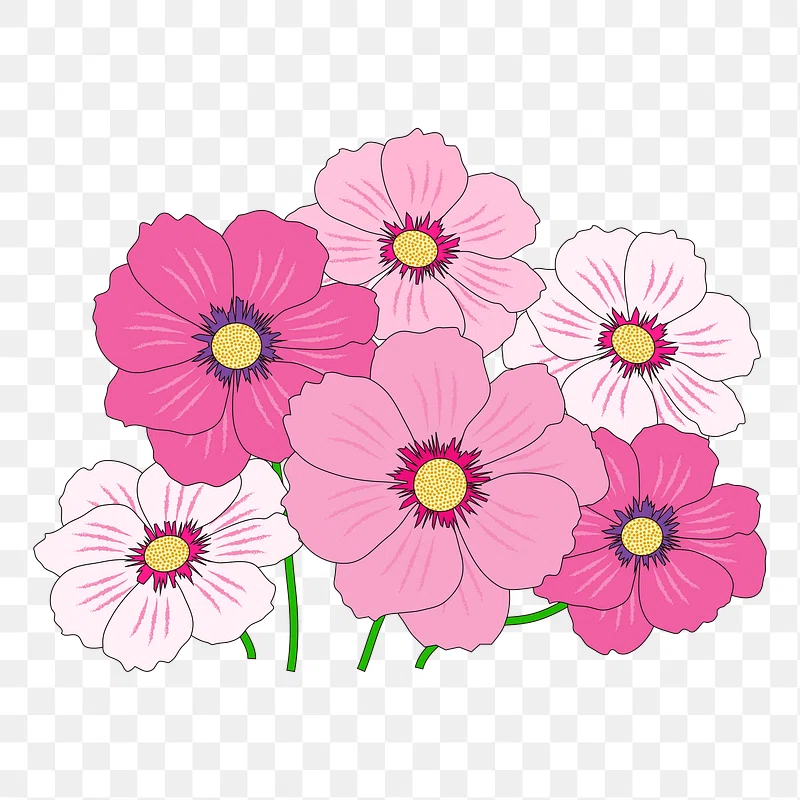
#> input picture 18. Images/customInvitations/flower.png, 800 x 800 px
$ python customInvites.py
#> lines starting #> are read from the running program, lines starting #| are printed output that depends on the picture
#! python3

import os
from PIL import Image, ImageDraw, ImageFont

fo = open('guests.txt')
#> (reads 18. Images/customInvitations/guests.txt from the repository)
guests = fo.read().splitlines()
fo.close()

fonts_folder = '/System/Library/Fonts'
font = ImageFont.truetype(os.path.join(fonts_folder, "NewYorkItalic.ttf"), 30)

for guest in guests:
    im = Image.new('RGBA', (288,360), 'white')
#> im: PIL image 288x360 RGBA; every value is 255
    width, height = im.size
#> width = 288; height = 360
    h_center = int(width/2)
#> h_center = 144
    v_center = int(height/2)
#> v_center = 180

    flowerIm = Image.open('flower.png')
#> flowerIm is the input picture: PIL image 800x800 RGB; mean R, G, B 240.3, 207.6, 221.1
    flowerIm = flowerIm.resize((width,height))
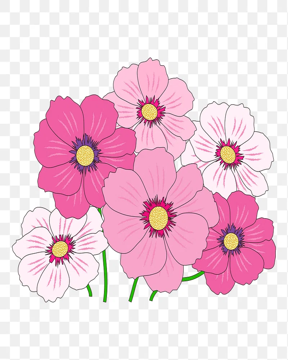
#> flowerIm: PIL image 288x360 RGB; mean R, G, B 240.2, 207.6, 221
    im.paste(flowerIm,(0,0))
    draw = ImageDraw.Draw(im)
    draw.text((h_center, v_center+10), guest, fill="black", anchor="ms", align='center', font=font)


    im.save('place_setting_for_%s.png' % guest)
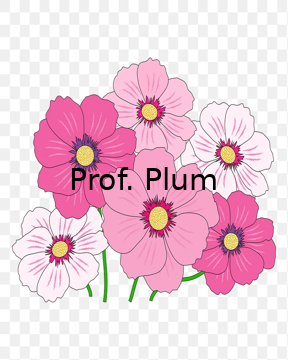
#> saved as place_setting_for_Prof. Plum.png: PIL image 288x360 RGBA; mean R, G, B, A 238.1, 206.3, 219.3, 255
